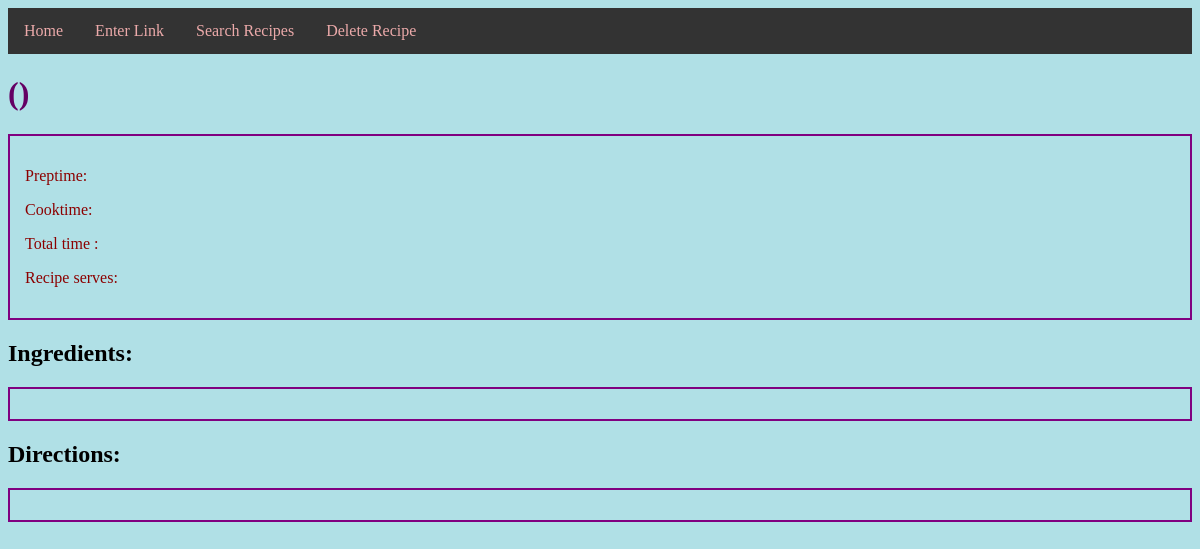
/showrecipe/11, run on an earlier commit of the app's database.
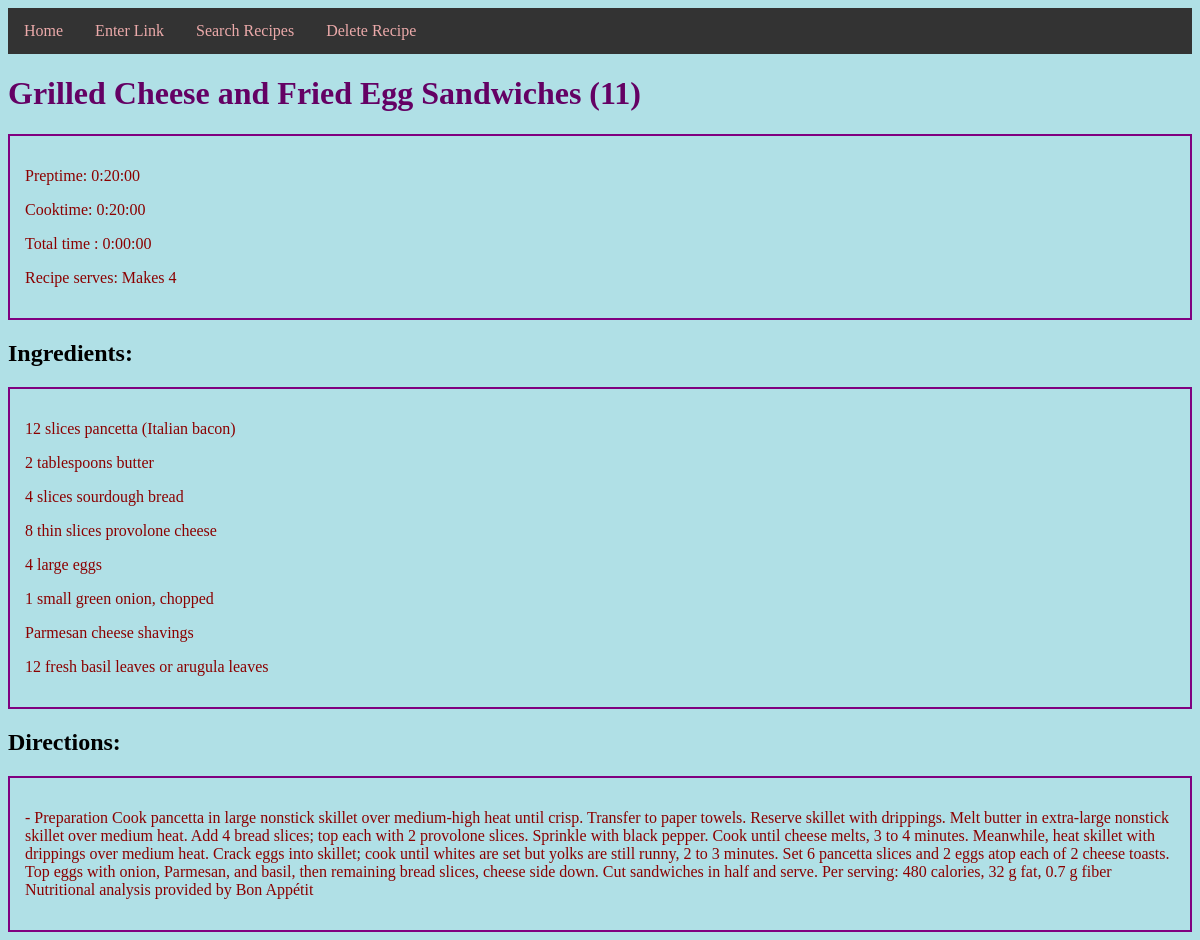
And on a later commit of the database.
### recipeapp/models.py (models this page shows, shortened)
class Recipe(db.Model):
    __tablename__ = 'recipes'
    id = db.Column(db.Integer, primary_key=True)
    title = db.Column(db.String(), nullable = False)
    source = db.Column(db.String())
    preptime = db.Column(db.Interval())
    cooktime = db.Column(db.Interval())
    totaltime = db.Column(db.Interval())
    serves = db.Column(db.String(30))
    directions = db.relationship('Directions', backref = 'recipe', cascade="all, delete-orphan")
    ingredients = db.relationship('Ingredient', backref = 'recipe', cascade="all, delete-orphan")

class Ingredient(db.Model):
    __tablename__ = 'ingredients'
    id = db.Column(db.Integer, primary_key=True)
    line = db.Column(db.String())
    recipe_id = db.Column(db.Integer, db.ForeignKey('recipes.id'))
    def __repr__(self):
        return f'{self.line}'

class Directions(db.Model):
    __tablename__ = 'directions'
    id = db.Column(db.Integer, primary_key=True)
    line = db.Column(db.String())
    recipe_id = db.Column(db.Integer, db.ForeignKey('recipes.id'))
    def __repr__(self):
        return f'{self.line}'

### recipeapp/routes.py (the view)
@app.route('/showrecipe/<id>', methods=['POST', 'GET'])
def showrecipe(id):
    recipe_id = id
    recipe = Recipe.query.get(recipe_id)
    return render_template('showrecipe.html', recipe=recipe)

### recipeapp/templates/showrecipe.html
{% extends 'layout.html' %}
{% block content %}
    <h1>{{ recipe.title }} ({{ recipe.id }})</h1>
      <div class=container>
        <p>Preptime:  {{ recipe.preptime }}</p>
        <p>Cooktime:  {{ recipe.cooktime }}</p>
        <p>Total time : {{ recipe.totaltime }}</p>
        <p>Recipe serves:  {{ recipe.serves }}</p>
      </div>
    <h2>Ingredients:</h2>
      <div class=container>
        {% for line in recipe.ingredients %}
          <p> {{ line }}</p>
        {% endfor %}
      </div>
    <h2>Directions:</h2>
      <div class=container>
        {% for line in recipe.directions %}
          <p>-  {{ line }}</p>
        {% endfor %}
      </div>
{% endblock content %}

### recipeapp/templates/layout.html (shortened to what this page needs)
<!DOCTYPE html>
<html lang="en">
  <head>
    <link rel="stylesheet" href="{{ url_for('static', filename='css/main.css') }}">
  </head>
  <nav class="navbar navbar-expand-lg navbar-dark primary-color">
    <div class="collapse navbar-collapse" id="navbarNav">
      <ul class="navbar">
        <li class="nav-item">
          <a class="nav-link" href="{{ url_for('home') }}">Home</a>
        </li>
        <li class="nav-item">
          <a class="nav-link" href="{{ url_for('enterlink') }}">Enter Link</a>
        </li>
        <li class="nav-item">
          <a class="nav-link" href="{{ url_for('search') }}">Search Recipes</a>
        </li>
        <li class="nav-item">
          <a class="nav-link" href="{{ url_for('delete') }}">Delete Recipe</a>
        </li>
      </ul>
    </div>
  </nav>
  <body>
    {% block content %}{% endblock content %}
  </body>
</html>

### recipeapp/static/css/main.css (style rules this page uses)
body { background-color: powderblue; }
h1 { color: rgb(100, 1, 100); }
p { color: darkred; }
.container { border-style: solid; border-width: 2px; border-color: purple; padding: 15px; }
a { text-decoration: none; }
.navbar { list-style-type: none; margin: 0; padding: 0; overflow: hidden; background-color: #333; }
.nav-item { float: left; }
.nav-link { display: block; color: rgb(236, 170, 170); text-align: center; padding: 14px 16px; text-decoration: none; }

What changed in the data, as far as the page shows it:
added Recipe: title "Grilled Cheese and Fried Egg Sandwiches", id "11", preptime "0:20:00", cooktime "0:20:00", totaltime "0:00:00", serves "Makes 4"
added Ingredient: line "12 slices pancetta (Italian bacon)"
added Ingredient: line "2 tablespoons butter"
added Ingredient: line "4 slices sourdough bread"
added Ingredient: line "8 thin slices provolone cheese"
added Ingredient: line "4 large eggs"
added Ingredient: line "1 small green onion, chopped"
added Ingredient: line "Parmesan cheese shavings"
added Ingredient: line "12 fresh basil leaves or arugula leaves"
added Directions: line "Preparation Cook pancetta in large nonstick skillet over medium-high heat until crisp. Transfer to paper towels. Reserve skillet with drippings. Melt butter in extra-large nonstick skillet over medium heat. Add 4 bread slices; top each with 2 provolone slices. Sprinkle with black pepper. Cook until cheese melts, 3 to 4 minutes. Meanwhile, heat skillet with drippings over medium heat. Crack eggs into skillet; cook until whites are set but yolks are still runny, 2 to 3 minutes. Set 6 pancetta slices and 2 eggs atop each of 2 cheese toasts. Top eggs with onion, Parmesan, and basil, then remaining bread slices, cheese side down. Cut sandwiches in half and serve. Per serving: 480 calories, 32 g…"
